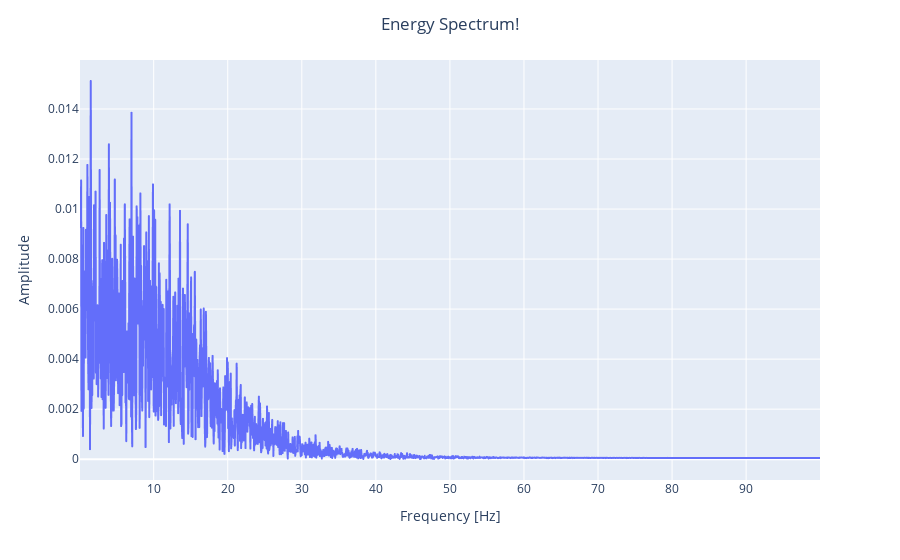

Notebook source saved alongside this figure:
### Code cell
import plotly.express as px
T = 0.005  # sampling interval 
N = data.size

# 1/T = frequency
f = np.linspace(0, 1 / T, N)

fig = px.line(x=f[1:N//2], y=np.abs(fft)[1:N//2]/N)  # 1 / N is a normalization factor
fig.update_layout(title='Energy Spectrum!', title_x=0.5,
                   xaxis_title='Frequency [Hz]',
                   yaxis_title='Amplitude')
fig.show()

### Figure 1 — Plotly figure (JSON) as saved in the notebook; plotly's stock layout.template omitted (floating-point values rounded to 4 significant figures; data arrays with more than 128 entries replaced by an {"elided": "..."} marker saying what was removed)
{"data": [{"hovertemplate": "x=%{x}<br>y=%{y}<extra></extra>", "legendgroup": "", "line": {"color": "#636efa", "dash": "solid"}, "marker": {"symbol": "circle"}, "mode": "lines", "name": "", "showlegend": false, "type": "scattergl", "x": {"elided": "1999 float values"}, "xaxis": "x", "y": {"elided": "1999 float values"}, "yaxis": "y"}], "layout": {"legend": {"tracegroupgap": 0}, "margin": {"t": 60}, "title": {"text": "Energy Spectrum!", "x": 0.5}, "xaxis": {"anchor": "y", "domain": [0, 1], "title": {"text": "Frequency [Hz]"}}, "yaxis": {"anchor": "x", "domain": [0, 1], "title": {"text": "Amplitude"}}}}
